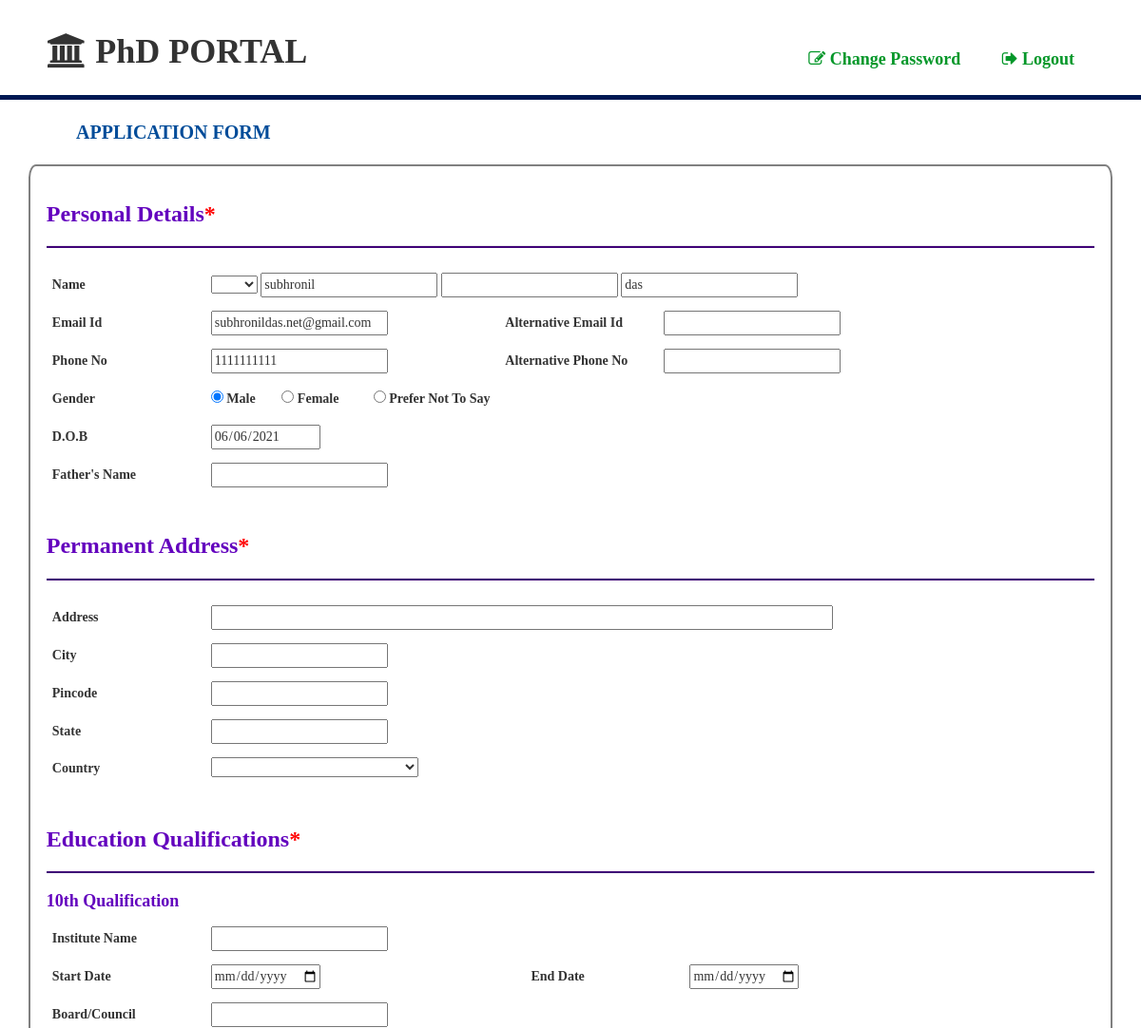
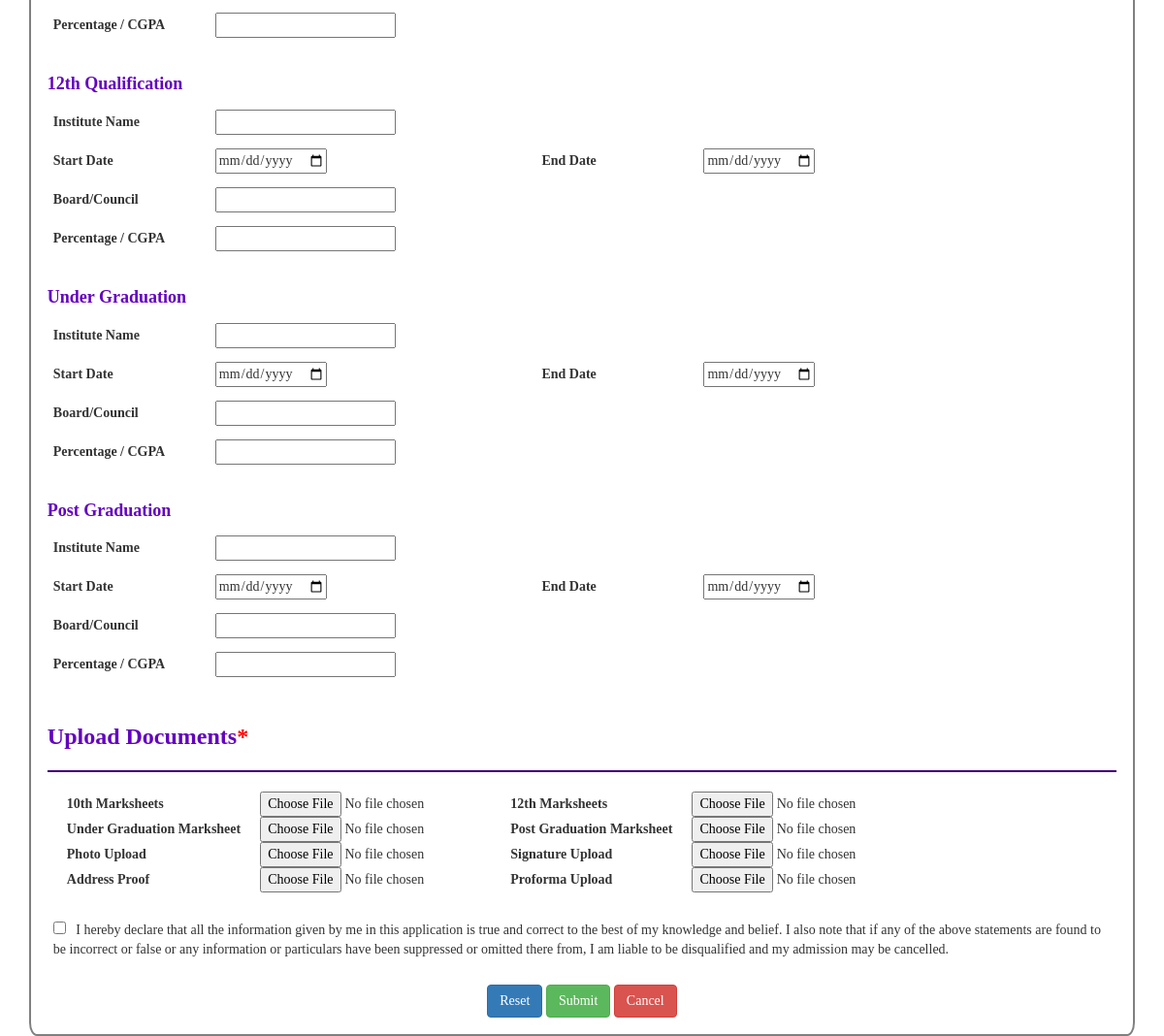
Page /User/application.php (signed in) on the committed database (2 pictures, top to bottom).
### tables this page shows
CREATE TABLE `user` (
  `id` int(6) NOT NULL,
  `firstname` varchar(255) NOT NULL,
  `middlename` varchar(255) NOT NULL,
  `lastname` varchar(255) NOT NULL,
  `email` varchar(255) NOT NULL,
  `phone` varchar(255) NOT NULL,
  `gender` varchar(255) NOT NULL,
  `dob` date NOT NULL,
  `course` varchar(255) NOT NULL,
  `password` varchar(255) NOT NULL,
  `otp` int(11) NOT NULL,
  `is_profile` tinyint(4) NOT NULL DEFAULT '0',
  `is_approved` tinyint(4) NOT NULL DEFAULT '0',
  `is_payment` tinyint(4) NOT NULL DEFAULT '0'
);

### config.php (called while the page is built, shortened)
<?php
	class config
	{
		protected $servername='localhost';
		protected $username='root';
		protected $pass='';
		protected $db='phdportal';
		function __construct()
		{
			$this->conn=new mysqli($this->servername,$this->username,$this->pass,$this->db);
		}
	}
	class database extends config
	{
		public function fetchregdata($email)
 		{
 			$result=mysqli_query($this->conn,"SELECT * FROM user WHERE email='$email'");
 			return $result;
 		}
	}
?>

### User/application.php (the view, shortened to what this page needs)
<!DOCTYPE html>
<html lang="en">
<head>
    <link rel="stylesheet" href="https://cdn.jsdelivr.net/npm/bootstrap@4.6.0/dist/css/bootstrap.min.css"
>
    <link rel="stylesheet" href="https://maxcdn.bootstrapcdn.com/bootstrap/3.3.7/css/bootstrap.min.css">
    <link rel="stylesheet" type="text/css"
        href="https://cdnjs.cloudflare.com/ajax/libs/font-awesome/4.7.0/css/font-awesome.css">
    <link rel="stylesheet" href="https://maxcdn.bootstrapcdn.com/bootstrap/3.3.7/css/bootstrap.min.css">
    <link rel="stylesheet" href="https://cdnjs.cloudflare.com/ajax/libs/font-awesome/4.7.0/css/font-awesome.css">
    <link rel="stylesheet" href="css/profile.css">
    <link rel="stylesheet" href="css/partial/nav1.css">
</head>
<body>
    <?php include 'partial/nav1.php'; ?>
    <div class="row">Application Form</div>
    <div class="container">
        <?php
	        include("../config.php");
	        $obj=new database;
	        $row=$obj->fetchregdata($_SESSION['email']);
	        $arr=mysqli_fetch_array($row);
        ?>
        <form action="../server.php" method="post" enctype="multipart/form-data">
            <h3>Personal Details<span class="required"></h3>
            <hr>
            <div class="info">
                <label>Name</label>
                <select>
                    <option></option>
                    <option>Mr.</option>
                </select>
                <input type="text" name="firstname" value="<?php echo $arr['firstname']; ?>" readonly>
                <input type="text" name="" value="<?php echo $arr['middlename']; ?>" readonly>
                <input type="text" name="" value="<?php echo $arr['lastname']; ?>" readonly>
            </div>
            <div class="info">
                <label>Email Id</label>
                <input type="email" name="email" value="<?php echo $arr['email']; ?>" readonly>
                <label class="dur1">Alternative Email Id</label>
                <input type="email" name="alteremail">
            </div>
            <div class="info">
                <label>Phone No</label>
                <input type="text" pattern="[0-9]{10}" maxlength="10" value="<?php echo $arr['phone']; ?>" readonly>
                <label class="dur1">Alternative Phone No</label>
                <input type="text" pattern="[0-9]{10}" maxlength="10" name="alterphone">
            </div>
            <div class="info">
                <label>Gender</label>
                <input type="radio" id="male" name="gender" class="gender" <?php if($arr['gender']=="male") echo "checked";?> value="male">
                <label for="male" style="width: 5%;">Male</label>
                <input class="gender" type="radio" id="female" name="gender" value="female" <?php if($arr['gender']=="female") echo "checked";?>>
                <label for="female" style="width: 7%;">Female</label>
                <input class="gender" type="radio" id="other" name="gender" value="other" <?php if($arr['gender']=="other") echo "checked";?>>
                <label for="other" style="width: 15%;display:inline;">Prefer Not To Say</label>
            </div>
            <div class="info">
                <label>D.O.B</label>
                <input type="date" value="<?php echo $arr[7]; ?>" readonly>
            </div>
            <div class="info">
                <label>Father's Name</label>
                <input type="text" name="fathername">
            </div>
            <br>
            <h3>Permanent Address<span class="required"></span></h3>
            <hr>
            <div class="info">
                <label>Address</label>
                <input type="text" name="address" style="width: 60%;">
            </div>
            <div class="info">
                <label>City</span></label>
                <input type="text" name="city">
            </div>
            <div class="info">
                <label>Pincode</label>
                <input type="text" pattern="[0-9]{6}" maxlength="6" name="pin">
            </div>
            <div class="info">
                <label>State</label>
                <input type="text" name="state">
            </div>
            <div class="info">
                <label>Country</label>
                <select name="country" style="width:20%; font-size:16px;">
                    <option></option>
                    <option>India</option>
                </select>
            </div>
            <br>
            <h3>Education Qualifications<span class="required"></h3>
            <hr>
            <h4>10th Qualification</h4>
            <div class="info">
                <label>Institute Name</label>
                <input type="text" name="insti10">
            </div>
            <div class="info">
                <label>Start Date</label>
                <input type="date" name="start10">
                <label class="dur">End Date</label>
                <input type="date" name="end10">
            </div>
            <div class="info">
                <label>Board/Council</label>
                <input type="text" name="board10">
            </div>
            <div class="info">
                <label>Percentage / CGPA</label>
                <input type="number" name="per10">
            </div>
            <br>
            <h4>12th Qualification</h4>
            <div class="info">
                <label>Institute Name</label>
                <input type="text" name="insti12">
            </div>
            <div class="info">
                <label>Start Date</label>
                <input type="date" name="start12">
                <label class="dur">End Date</label>
                <input type="date" name="end12">
            </div>
            <div class="info">
                <label>Board/Council</label>
                <input type="text" name="board12">
            </div>
            <div class="info">
                <label>Percentage / CGPA</label>
                <input type="number" name="per12">
            </div>
            <br>
            <h4>Under Graduation</h4>
            <div class="info">
                <label>Institute Name</label>
                <input type="text" name="instigra">
            </div>
            <div class="info">
                <label>Start Date</label>
                <input type="date" name="startgra">
                <label class="dur">End Date</label>
                <input type="date" name="endgra">
            </div>
            <div class="info">
                <label>Board/Council</label>
                <input type="text" name="boardgra">
            </div>
            <div class="info">
                <label>Percentage / CGPA</label>
                <input type="number" name="pergra">
            </div>
            <br>
            <h4>Post Graduation</h4>
            <div class="info">
                <label>Institute Name</label>
                <input type="text" name="instipo">
            </div>
            <div class="info">
                <label>Start Date</label>
                <input type="date" name="startpo">
                <label class="dur">End Date</label>
                <input type="date" name="endpo">
            </div>
            <div class="info">
                <label>Board/Council</label>
                <input type="text" name="boardpo">
            </div>
            <div class="info">
                <label>Percentage / CGPA</label>
                <input type="number" name="perpo">
            </div>
            <br>
            <h3>Upload Documents<span class="required"></h3>
            <hr>
            <table>
                <tr>
                    <td><label>10th Marksheets</label></td>
                    <td><input type="file" name="mark10" accept="application/pdf"></td>
                    <td><label>12th Marksheets</label></td>
                    <td><input type="file" name="mark12" accept="application/pdf"></td>
                </tr>
                <tr>
                    <td><label>Under Graduation Marksheet</label></td>
                    <td><input type="file" name="markgra" accept="application/pdf"></td>
                    <td><label>Post Graduation Marksheet</label></td>
                    <td><input type="file" name="markpo" accept="application/pdf"></td>
                </tr>
                <tr>
                    <td><label>Photo Upload</label></td>
                    <td><input type="file" name="photo" accept=".jpg, .jpeg, .png"></td>
                    <td><label>Signature Upload</label></td>
                    <td><input type="file" name="sign" accept=".jpg, .jpeg, .png"></td>
                </tr>
                <tr>
                    <td><label>Address Proof</label></td>
                    <td><input type="file" name="addressp" accept="application/pdf"></td>
                    <td><label>Proforma Upload</label></td>
                    <td><input type="file" name="proforma" accept="application/pdf"></td>
                </tr>
            </table>
            <br>
            <div class="info">
                <input type="checkbox" required> &nbsp; I hereby declare that all the information given by me in this application
                is true and correct to the best of my knowledge and belief. I also note that if any of the above
                statements are found to be
                incorrect or false or any information or particulars have been suppressed or omitted there from, I am
                liable to be disqualified and my admission may be cancelled.
            </div>
            <br>
            <div class="button">
                <button type="button" class="btn btn-primary"
                    onclick="document.location='application.php'">Reset</button>
                <button class="btn btn-success" name="fullregister">Submit</button>
                <button type="button" class="btn btn-danger" onclick="document.location='portal.php'">Cancel</button>
            </div>
        </form>
    </div>
</body>
</html>

### User/css/profile.css (style rules this page uses)
* { box-sizing: border-box; }
body { margin: 0; cursor: pointer; overflow-x: hidden; font-family: Cambria, Cochin, Georgia, Times, 'Times New Roman', serif; }
.row { font-size: 20px; color: #004C99; font-family: Cambria; font-weight: bolder; padding: 20px; text-transform: uppercase; text-decoration: none; margin-left: 5%; }
.container { background-color: white; padding: 1.4%; border-radius: 0.7%; border: 2px solid grey; }
.container h3, h4 { font-weight: bold; color: rgb(99, 2, 190); font-family: Cambria; }
.container label { width: 15%; }
.container select { font-size: 14px; }
.info { padding: 6px; }
.info .dur1 { margin-left: 11%; }
.info .dur { margin-left: 20%; }
table label { width: 50%; display: inline; padding: 20px; }
table tr { padding: 10px; }
hr { height: 2px; background-color: rgb(63, 2, 119); }
.button { text-align: center; margin: 0 auto; display: block; }
.required::before { content: "*"; color: red; }

### rows in the picture
user: firstname "subhronil", lastname "das", email "subhronildas.net@gmail.com", phone "1111111111", gender "☑ Male", gender "☐ Female", gender "☐ Prefer Not To Say", dob "06/06/2021"
